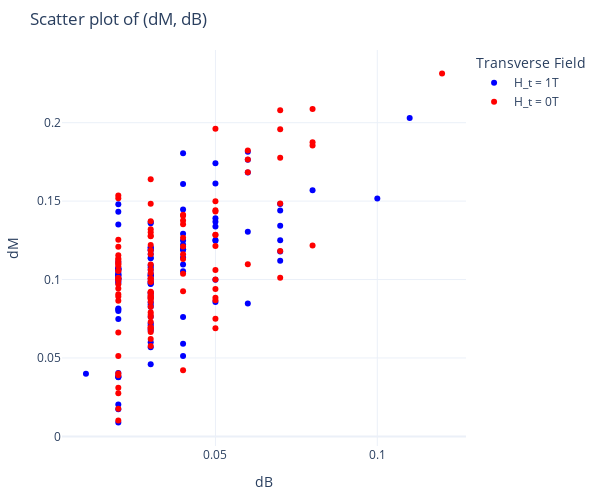

The notebook cell this image was saved under:
### Code cell
large_avals_H0 = get_large_avals(df_H0)

arr_H0 = np.array(large_avals_H0)

large_avals = get_large_avals(df)

arr = np.array(large_avals)

# plt.figure(figsize=(6,5))
# plt.scatter(arr[:,1], arr[:,0], color='blue', label='H_t = 1T')
# plt.scatter(arr_H0[:,1], arr_H0[:,0], color='red', label='H_t = 0T')
# plt.ylabel('dM')
# plt.xlabel('dB')
# plt.title('Scatter plot of (dM, dB)')
# plt.grid(True)
# plt.tight_layout()
# plt.legend()
# plt.show()
# plt.savefig('Bfield_Mz_10_10_10_Ht_1_ncycles_8.png')

# Create Plotly figure
fig = go.Figure()

xmin = min(arr[:,1].min(), arr_H0[:,1].min())
xmax = max(arr[:,1].max(), arr_H0[:,1].max())
ymin = min(arr[:,0].min(), arr_H0[:,0].min())
ymax = max(arr[:,0].max(), arr_H0[:,0].max())


# Scatter for H_t = 1T (blue)
fig.add_trace(go.Scatter(
    x=arr[:, 1],  # dB
    y=arr[:, 0],  # dM
    mode='markers',
    marker=dict(color='blue'),
    name='H_t = 1T'
))

# Scatter for H_t = 0T (red)
fig.add_trace(go.Scatter(
    x=arr_H0[:, 1],  # dB
    y=arr_H0[:, 0],  # dM
    mode='markers',
    marker=dict(color='red'),
    name='H_t = 0T'
))

# Layout styling
fig.update_layout(
    title='Scatter plot of (dM, dB)',
    xaxis_title='dB',
    yaxis_title='dM',
    legend=dict(title='Transverse Field'),
    template='plotly_white',
    width=600,
    height=500,
    xaxis=dict(
        title='dB',
        # range=[xmin, xmax],
        # type='log',
        # fixedrange=True       # disables zooming/panning on this axis
    ),
    yaxis=dict(
        title='dM',
        # range=[ymin, ymax],
        type='log',
        # fixedrange=True       # optional: locks interaction
    ),
    margin=dict(l=50, r=50, t=50, b=50),
    showlegend=True,
    grid=dict(rows=1, columns=1)
)

# Show interactive plot
fig.show()
